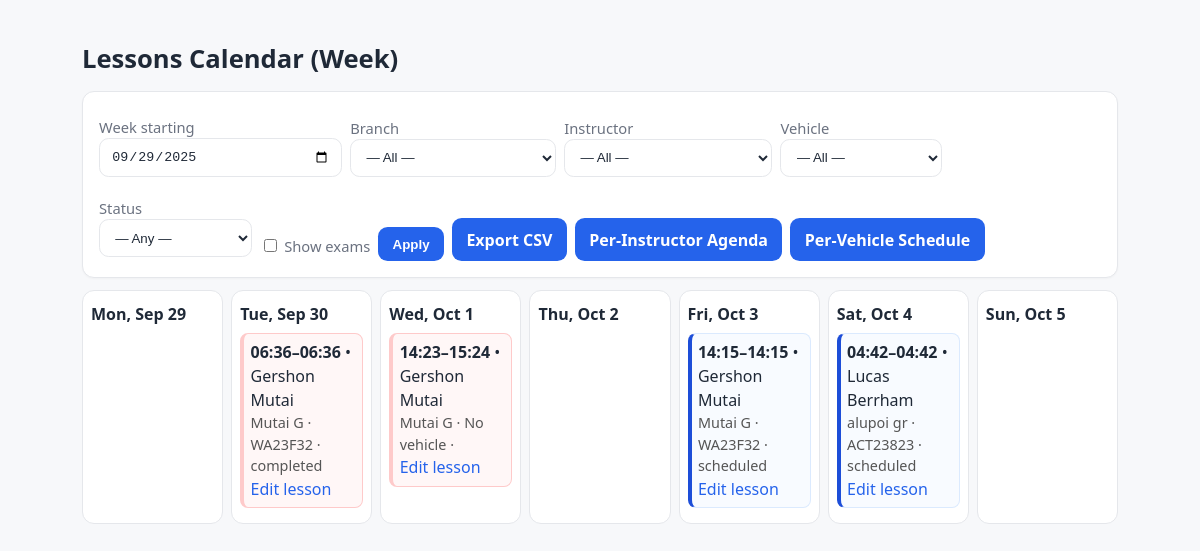
The app's page /public/calendar/index.php (signed in) with its own data.
### tables this page shows
CREATE TABLE `lessons` (
  `id` int(11) NOT NULL,
  `enrollment_id` int(11) NOT NULL,
  `instructor_id` int(11) NOT NULL,
  `vehicle_id` int(11) DEFAULT NULL,
  `start_time` datetime NOT NULL,
  `end_time` datetime NOT NULL,
  `status` enum('scheduled','completed','cancelled','no_show') NOT NULL DEFAULT 'scheduled',
  `notes` text DEFAULT NULL,
  `created_at` timestamp NOT NULL DEFAULT current_timestamp()
);

CREATE TABLE `users` (
  `id` int(11) NOT NULL,
  `email` varchar(191) NOT NULL,
  `password_hash` varchar(255) DEFAULT NULL,
  `first_name` varchar(100) NOT NULL,
  `last_name` varchar(100) NOT NULL,
  `phone` varchar(50) DEFAULT NULL,
  `is_active` tinyint(1) NOT NULL DEFAULT 1,
  `created_at` timestamp NOT NULL DEFAULT current_timestamp(),
  `role` enum('admin','staff','instructor','student') NOT NULL DEFAULT 'student'
);

CREATE TABLE `vehicles` (
  `id` int(11) NOT NULL,
  `branch_id` int(11) DEFAULT NULL,
  `plate_no` varchar(50) NOT NULL,
  `make` varchar(80) DEFAULT NULL,
  `model` varchar(80) DEFAULT NULL,
  `vehicle_year` smallint(6) DEFAULT NULL,
  `transmission` enum('manual','automatic') DEFAULT NULL,
  `is_available` tinyint(1) NOT NULL DEFAULT 1,
  `created_at` timestamp NOT NULL DEFAULT current_timestamp()
);

### php/Models/Lesson.php (called while the page is built, shortened)
<?php
class Lesson
{
    public static function inRange(string $start, string $end, array $filters = []): array {
        $pdo = Database::pdo();
        $where = ["l.start_time < ? AND l.end_time > ?"];
        $params = [$end, $start];
        $sql = "SELECT l.*,
                       e.student_id,
                       su.first_name AS stud_first, su.last_name AS stud_last,
                       i.id AS instructor_id,
                       iu.first_name AS inst_first, iu.last_name AS inst_last,
                       v.plate_no,
                       b.name AS branch_name
                FROM lessons l
                JOIN enrollments e ON e.id = l.enrollment_id
                LEFT JOIN students s ON s.id = e.student_id
                LEFT JOIN users su ON su.id = s.user_id
                JOIN instructors i ON i.id = l.instructor_id
                LEFT JOIN users iu ON iu.id = i.user_id
                LEFT JOIN vehicles v ON v.id = l.vehicle_id
                LEFT JOIN branches b ON b.id = i.branch_id
                WHERE " . implode(" AND ", $where) . "
                ORDER BY l.start_time ASC";
        $stmt = $pdo->prepare($sql);
        $stmt->execute($params);
        $rows = $stmt->fetchAll(PDO::FETCH_ASSOC);
        $byKey = [];
        foreach ($rows as $idx => $r) {
            $k1 = 'i:' . (int)$r['instructor_id'];
            $k2 = $r['vehicle_id'] ? 'v:' . (int)$r['vehicle_id'] : null;
            foreach ([$k1, $k2] as $k) {
                if (!$k) continue;
                if (!isset($byKey[$k])) $byKey[$k] = [];
                $byKey[$k][] = $idx;
            }
        }
        $conflict = array_fill(0, count($rows), 0);
        foreach ($byKey as $k => $idxs) {
            for ($a=0; $a<count($idxs); $a++) {
                for ($b=$a+1; $b<count($idxs); $b++) {
                    $ra = $rows[$idxs[$a]]; $rb = $rows[$idxs[$b]];
                    if ($ra['start_time'] < $rb['end_time'] && $ra['end_time'] > $rb['start_time']) {
                        $conflict[$idxs[$a]] = 1;
                        $conflict[$idxs[$b]] = 1;
                    }
                }
            }
        }
        return $rows;
    }
}

### public/calendar/index.php (the view, shortened to what this page needs)
<?php
require_once __DIR__ . '/../../php/Models/Lesson.php';
$today = new DateTime();
$startParam = $_GET['start'] ?? '';
try { $start = $startParam ? new DateTime($startParam) : clone $today; } catch (Exception $e) { $start = clone $today; }
$dow = (int)$start->format('N'); $start->modify('-' . ($dow-1) . ' days');
$end = clone $start; $end->modify('+7 days');
$show_exams = isset($_GET['show_exams']) && $_GET['show_exams']=='1';
$filters = [
  'branch_id' => isset($_GET['branch_id']) && $_GET['branch_id'] !== '' ? (int)$_GET['branch_id'] : null,
  'instructor_id' => isset($_GET['instructor_id']) && $_GET['instructor_id'] !== '' ? (int)$_GET['instructor_id'] : null,
  'vehicle_id' => isset($_GET['vehicle_id']) && $_GET['vehicle_id'] !== '' ? (int)$_GET['vehicle_id'] : null,
  'status' => $_GET['status'] ?? null
];
$lessons = Lesson::inRange($start->format('Y-m-d 00:00:00'), $end->format('Y-m-d 00:00:00'), $filters);
$byDay = [];
for ($d=0; $d<7; $d++) { $k = (clone $start)->modify("+$d days")->format('Y-m-d'); $byDay[$k] = []; $exByDay[$k] = []; }
foreach ($lessons as $l) { $k = substr($l['start_time'], 0, 10); if (!isset($byDay[$k])) $byDay[$k] = []; $exByDay[$k] = []; $byDay[$k][] = $l; }
?>
<!doctype html>
<html lang="en">
<head>
  <link rel="stylesheet" href="../../assets/css/main.css">
</head>
<body>
<main class="container">
  <h1>Lessons Calendar (Week)</h1>
  <form class="card cal-toolbar" method="get">
    <label>Week starting
      <input type="date" name="start" value="<?= htmlspecialchars($start->format('Y-m-d')) ?>">
    </label>
    <label>Branch
      <select name="branch_id">
        <option value="">— All —</option>
      </select>
    </label>
    <label>Instructor
      <select name="instructor_id">
        <option value="">— All —</option>
      </select>
    </label>
    <label>Vehicle
      <select name="vehicle_id">
        <option value="">— All —</option>
      </select>
    </label>
    <label>Status
      <select name="status">
        <option value="">— Any —</option>
      </select>
    </label>
    <label><input type="checkbox" name="show_exams" value="1" <?= $show_exams?'checked':'' ?>> Show exams</label>
    <button type="submit">Apply</button>
    <a class="btn" href="export.php?start=<?= urlencode($start->format('Y-m-d')) ?>&end=<?= urlencode($end->format('Y-m-d')) ?>&branch_id=<?= (int)($filters['branch_id'] ?? 0) ?>&instructor_id=<?= (int)($filters['instructor_id'] ?? 0) ?>&vehicle_id=<?= (int)($filters['vehicle_id'] ?? 0) ?>&status=<?= urlencode($filters['status'] ?? '') ?>">Export CSV</a>
    <a class="btn" href="/origin-driving/public/instructors/agenda.php">Per-Instructor Agenda</a>
    <a class="btn" href="/origin-driving/public/vehicles/schedule.php">Per-Vehicle Schedule</a>
  </form>
  <div class="cal-grid">
    <?php for ($d=0; $d<7; $d++): $day = (clone $start)->modify("+$d days"); $key = $day->format('Y-m-d'); ?>
      <div class="cal-day">
        <h3><?= $day->format('D, M j') ?></h3>
        <?php foreach ($byDay[$key] as $l):
          $stud = trim(($l['stud_first'] ?? '') . ' ' . ($l['stud_last'] ?? ''));
          $inst = trim(($l['inst_first'] ?? '') . ' ' . ($l['inst_last'] ?? ''));
          $conf = !empty($l['has_conflict']);
        ?>
          <div class="cal-item <?= $conf ? 'conflict' : '' ?>">
            <div><strong><?= date('H:i', strtotime($l['start_time'])) ?>–<?= date('H:i', strtotime($l['end_time'])) ?></strong> • <?= htmlspecialchars($inst ?: 'Instructor') ?></div>
            <div class="cal-meta"><?= htmlspecialchars($stud ?: 'Student') ?> · <?= htmlspecialchars($l['plate_no'] ?? 'No vehicle') ?> · <?= htmlspecialchars($l['status']) ?></div>
            <div><a href="/origin-driving/public/lessons/edit.php?id=<?= (int)$l['id'] ?>">Edit lesson</a></div>
          </div>
        <?php endforeach; ?>
      </div>
    <?php endfor; ?>
  </div>
</main>
</body>
</html>

### assets/css/main.css (style rules this page uses)
:root { --bg:#f7f8fa; --card:#ffffff; --text:#1f2937; --muted:#6b7280; --primary:#2563eb; --primary-600:#1d4ed8; --border:#e5e7eb; --accent:#10b981; --danger:#ef4444; }
* { box-sizing:border-box }
html,body { height:100% }
body { margin:0; font-family:system-ui,-apple-system,Segoe UI,Roboto,Ubuntu,Cantarell,Noto Sans,sans-serif; color:var(--text); background:var(--bg); line-height:1.5; }
.container { max-width:1100px;margin:5px auto;padding:2rem }
a { color:var(--primary);text-decoration:none }
.card { background:var(--card);border:1px solid var(--border);border-radius:12px;padding:1rem;margin:.75rem 0;box-shadow:0 1px 2px rgba(0,0,0,.03) }
h1 { font-size:1.6rem;margin:.2rem 0 .8rem }
form label { display:block;margin:.5rem 0 .25rem;color:var(--muted);font-size:.92rem }
input[type="text"],input[type="number"],input[type="datetime-local"],input[type="date"],input[type="email"],input[type="password"],select,textarea { width:100%;padding:.6rem .7rem;border:1px solid var(--border);border-radius:.6rem;background:var(--card);color:var(--text) }
button,.btn,input[type="submit"] { appearance:none;border:0;border-radius:.6rem;background:var(--primary);color:#fff;padding:.6rem .9rem;font-weight:600;cursor:pointer }

### public/calendar/index.php (style rules this page uses)
.cal-grid { display:grid;grid-template-columns:repeat(7,1fr);gap:.5rem }
.cal-day { background:#fff;border:1px solid #e5e7eb;border-radius:12px;min-height:180px;padding:.5rem }
.cal-day h3 { margin:.2rem 0;font-size:1rem }
.cal-item { border:1px solid #dbeafe;border-left:4px solid #1d4ed8;border-radius:8px;padding:.4rem;margin:.4rem 0;background:#f8fbff }
.cal-item.conflict { border-left-color:#dc2626;background:#fff7f7;border-color:#fecaca }
.cal-meta { color:#555;font-size:.9em }
.cal-toolbar { display:flex;gap:.5rem;flex-wrap:wrap;align-items:flex-end }

### records on screen
lessons: start_time "06:36", end_time "06:36", users.first_name+last_name "Gershon Mutai", users.first_name+last_name "Mutai G", vehicle.plate_no "WA23F32", status "completed"
lessons: start_time "14:23", end_time "15:24", users.first_name+last_name "Gershon Mutai", users.first_name+last_name "Mutai G", plate_no "No vehicle"
lessons: start_time "14:15", end_time "14:15", users.first_name+last_name "Gershon Mutai", users.first_name+last_name "Mutai G", vehicle.plate_no "WA23F32", status "scheduled"
lessons: start_time "04:42", end_time "04:42", users.first_name+last_name "Lucas Berrham", users.first_name+last_name "alupoi gr", vehicle.plate_no "ACT23823", status "scheduled"

### other values on screen
$day->format('D, M j') "Mon, Sep 29"
$day->format('D, M j') "Tue, Sep 30"
$day->format('D, M j') "Wed, Oct 1"
$day->format('D, M j') "Thu, Oct 2"
$day->format('D, M j') "Fri, Oct 3"
$day->format('D, M j') "Sat, Oct 4"
$day->format('D, M j') "Sun, Oct 5"
